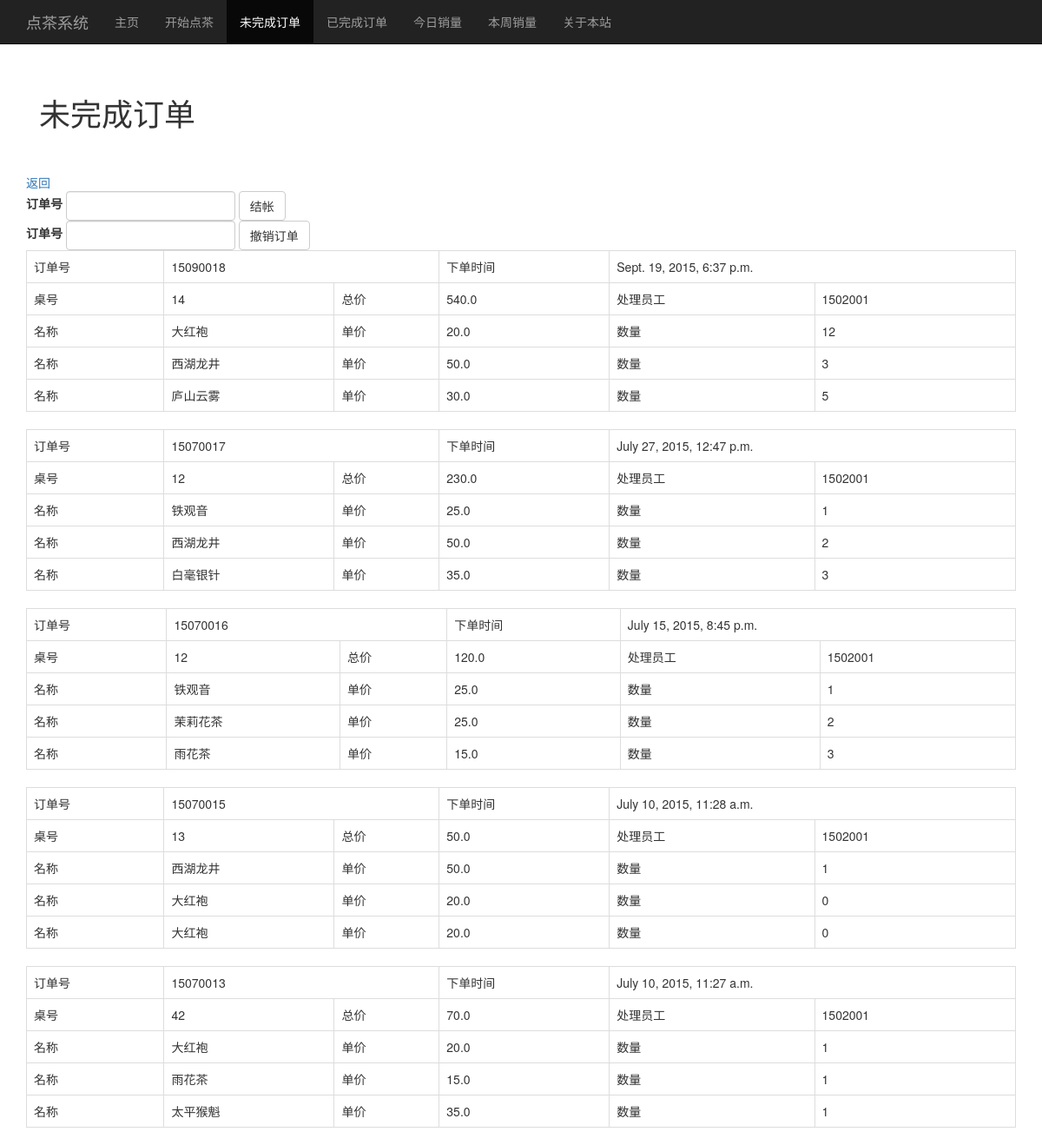
Page /ordersys/unfinishedorder/ on the committed database.
### ordersys/models.py (models this page shows, shortened)
class Order(models.Model):
    id = models.IntegerField( primary_key = True )
    time = models.DateTimeField('date published')
    desk_id = models.IntegerField()
    total_price = models.FloatField()
    state = models.IntegerField()
    employee = models.ForeignKey(Employee)

class Employee(models.Model):
    id = models.IntegerField( primary_key = True)
    name =  models.CharField(max_length = 20)
    password = models.CharField(max_length = 10)
    emp_type = models.IntegerField()

class Order_Tea(models.Model):
    order = models.ForeignKey(Order)
    tea = models.ForeignKey(Tea)
    number = models.IntegerField()

class Tea(models.Model):
    name = models.CharField(max_length = 20)
    price = models.FloatField()

### ordersys/views.py (the view)
@csrf_exempt
def unfinorder(request):
    order_list = Order.objects.filter( state = 0 ).order_by('-time')
    raw_sql = 'SELECT * FROM ordersys_order_tea WHERE order_id IN (SELECT id FROM ordersys_order WHERE state = 0 )'
    order_tea_list = Order_Tea.objects.raw(raw_sql)
    return render(request,'unfinoder.html',{ 'order_list':order_list,'order_tea_list':order_tea_list})

### templates/unfinoder.html (shortened to what this page needs)
{% load staticfiles %}
<!DOCTYPE html>
<html lang="en">
<head>
    <link href="http://cdn.bootcss.com/bootstrap/3.3.5/css/bootstrap.min.css" rel="stylesheet">
    <link href="http://v3.bootcss.com/dist/css/bootstrap-theme.min.css" rel="stylesheet">
    <link href="http://v3.bootcss.com/examples/theme/theme.css" rel="stylesheet">
</head>
<body>
    <nav class="navbar navbar-inverse navbar-fixed-top" role="navigation">
        <div class="container">
            <div class="navbar-header">
                <a href="{% url 'mainpage'%}" class="navbar-brand">点茶系统</a>
            </div>
            <div id="navbar" class="collapse navbar-collapse">
                <ul class="nav navbar-nav">
                    <li><a href="{% url 'mainpage'%}">主页</a></li>
                    <li><a href="{% url 'ordersys:order' %}">开始点茶</a></li>
                    <li class="active"><a href="{% url 'ordersys:unfinorder' %}">未完成订单</a></li>
                    <li><a href="{% url 'ordersys:finorder' %}">已完成订单</a></li>
                    <li><a href="{% url 'ordersys:stat' %}">今日销量</a></li>
                    <li><a href="{% url 'ordersys:statweek' %}">本周销量</a></li>
                    <li><a href="{% url 'about' %}">关于本站</a> </li>
                </ul>
            </div>
        </div>
    </nav>
        <div class="container">
        <div class="starter">
            <h1>未完成订单</h1>
        </div>
        <a href="{%url 'ordersys:order'%}">返回</a>
    </div>
            <div class="container">
        <form class="form-inline" action="{% url 'ordersys:endorder'%}" method="post">
            <div class="form-group">
                <label for="exampleInputEmail2">订单号</label>
                <input type="text" name="order_id" class="form-control" id="exampleInputEmail2" placeholder="">
            </div>
            <button type="submit" class="btn btn-default">结帐</button>
        </form>
    </div>
                <div class="container">
        <form class="form-inline" action="{% url 'ordersys:delorder'%}" method="post">
            <div class="form-group">
                <label for="exampleInputEmail2">订单号</label>
                <input type="text" name="order_id2" class="form-control" id="exampleInputEmail2" placeholder="">
            </div>
            <button type="submit" class="btn btn-default">撤销订单</button>
        </form>
    </div>
    {% for order in order_list %}
        <div class="container">
        <table class="table table-bordered" >
              <tbody >
                <tr>
                    <td colspan="1">订单号</td>
                    <td colspan="2">{{ order.id }}</td>
                    <td colspan="1">下单时间</td>
                    <td colspan="2">{{ order.time }}</td>
                </tr>
                <tr>
                    <td colspan="1">桌号</td>
                    <td colspan="1">{{ order.desk_id }}</td>
                    <td colspan="1">总价</td>
                    <td colspan="1">{{ order.total_price }}</td>
                    <td colspan="1">处理员工</td>
                    <td colspan="1">{{ order.employee.id }}</td>
                </tr>
                {% for item in order_tea_list %}
                {% if item.order.id == order.id %}
                <tr>
                    <td colspan="1">名称</td>
                    <td colspan="1">{{ item.tea.name }}</td>
                    <td colspan="1">单价</td>
                    <td colspan="1">{{ item.tea.price }}</td>
                    <td colspan="1">数量</td>
                    <td colspan="1">{{ item.number }}</td>
                </tr>
                {% endif %}
                {% endfor %}
            </tbody>
        </table>
    </div>
    {% endfor %}
</body>
</html>

### templates/unfinoder.html (style rules this page uses)
body { padding-top: 50px; }
.starter { padding: 40px 15px; text-align: left; }

### rows in the picture
Order: id "15090018", time "Sept. 19, 2015, 6:37 p.m.", desk_id "14", total_price "540.0", employee.id "1502001"
Order_Tea: tea.name "大红袍", tea.price "20.0", number "12"
Order_Tea: tea.name "西湖龙井", tea.price "50.0", number "3"
Order_Tea: tea.name "庐山云雾", tea.price "30.0", number "5"
Order: id "15070017", time "July 27, 2015, 12:47 p.m.", desk_id "12", total_price "230.0", employee.id "1502001"
Order_Tea: tea.name "铁观音", tea.price "25.0", number "1"
Order_Tea: tea.name "西湖龙井", tea.price "50.0", number "2"
Order_Tea: tea.name "白毫银针", tea.price "35.0", number "3"
Order: id "15070016", time "July 15, 2015, 8:45 p.m.", desk_id "12", total_price "120.0", employee.id "1502001"
Order_Tea: tea.name "铁观音", tea.price "25.0", number "1"
Order_Tea: tea.name "茉莉花茶", tea.price "25.0", number "2"
Order_Tea: tea.name "雨花茶", tea.price "15.0", number "3"
Order: id "15070015", time "July 10, 2015, 11:28 a.m.", desk_id "13", total_price "50.0", employee.id "1502001"
Order_Tea: tea.name "西湖龙井", tea.price "50.0", number "1"
Order_Tea: tea.name "大红袍", tea.price "20.0", number "0"
Order_Tea: tea.name "大红袍", tea.price "20.0", number "0"
Order: id "15070013", time "July 10, 2015, 11:27 a.m.", desk_id "42", total_price "70.0", employee.id "1502001"
Order_Tea: tea.name "大红袍", tea.price "20.0", number "1"
Order_Tea: tea.name "雨花茶", tea.price "15.0", number "1"
Order_Tea: tea.name "太平猴魁", tea.price "35.0", number "1"
